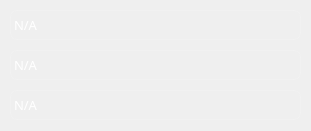
   <widget class="QWidget" name="widget_37" native="true">
    <property name="geometry">
     <rect>
      <x>190</x>
      <y>320</y>
      <width>311</width>
      <height>131</height>
     </rect>
    </property>
    <property name="styleSheet">
     <string notr="true">color: white;
background-color: qlineargradient(spread:pad, x1:1, y1:2, x1:0, y2:0, stop:0
rgba(55,250,55), stop:0.4274 rgba(35,30,60,20), stop:1 rgba(205,200,250,20));
border-radius:7px;


border: none;</string>
    </property>
    <widget class="QLabel" name="Gpu2_58">
     <property name="geometry">
      <rect>
       <x>10</x>
       <y>10</y>
       <width>291</width>
       <height>30</height>
      </rect>
     </property>
     <property name="minimumSize">
      <size>
       <width>50</width>
       <height>30</height>
      </size>
     </property>
     <property name="maximumSize">
      <size>
       <width>1000</width>
       <height>35</height>
      </size>
     </property>
     <property name="font">
      <font>
       <family>Microsoft YaHei UI Light</family>
       <pointsize>10</pointsize>
      </font>
     </property>
     <property name="styleSheet">
      <string notr="true">
color: white;
background-color:none;


border: 1px solid rgba(255,255,255,30);
font-size: 10pt;
border-radius:7px;</string>
     </property>
     <property name="lineWidth">
      <number>0</number>
     </property>
     <property name="text">
      <string>N/A</string>
     </property>
    </widget>
    <widget class="QLabel" name="Gpu2_59">
     <property name="geometry">
      <rect>
       <x>10</x>
       <y>50</y>
       <width>291</width>
       <height>30</height>
      </rect>
     </property>
     <property name="minimumSize">
      <size>
       <width>50</width>
       <height>30</height>
      </size>
     </property>
     <property name="maximumSize">
      <size>
       <width>1000</width>
       <height>35</height>
      </size>
     </property>
     <property name="font">
      <font>
       <family>Microsoft YaHei UI Light</family>
       <pointsize>10</pointsize>
      </font>
     </property>
     <property name="styleSheet">
      <string notr="true">
color: white;
background-color:none;


border: 1px solid rgba(255,255,255,30);
font-size: 10pt;
border-radius:7px;</string>
     </property>
     <property name="lineWidth">
      <number>0</number>
     </property>
     <property name="text">
      <string>N/A</string>
     </property>
    </widget>
    <widget class="QLabel" name="Gpu2_60">
     <property name="geometry">
      <rect>
       <x>10</x>
       <y>90</y>
       <width>291</width>
       <height>30</height>
      </rect>
     </property>
     <property name="minimumSize">
      <size>
       <width>50</width>
       <height>30</height>
      </size>
     </property>
     <property name="maximumSize">
      <size>
       <width>1000</width>
       <height>35</height>
      </size>
     </property>
     <property name="font">
      <font>
       <family>Microsoft YaHei UI Light</family>
       <pointsize>10</pointsize>
      </font>
     </property>
     <property name="styleSheet">
      <string notr="true">
color: white;
background-color:none;


border: 1px solid rgba(255,255,255,30);
font-size: 10pt;
border-radius:7px;</string>
     </property>
     <property name="lineWidth">
      <number>0</number>
     </property>
     <property name="text">
      <string>N/A</string>
     </property>
    </widget>
   </widget>
